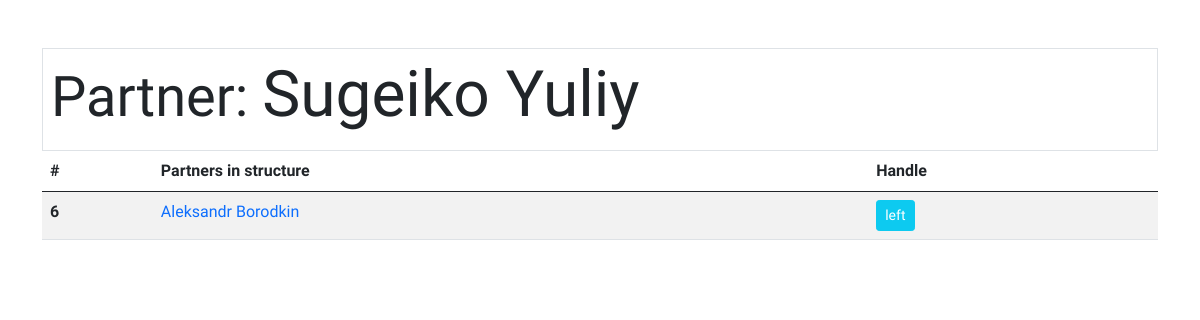
Before: /mlm/partner/3 with the older database file.
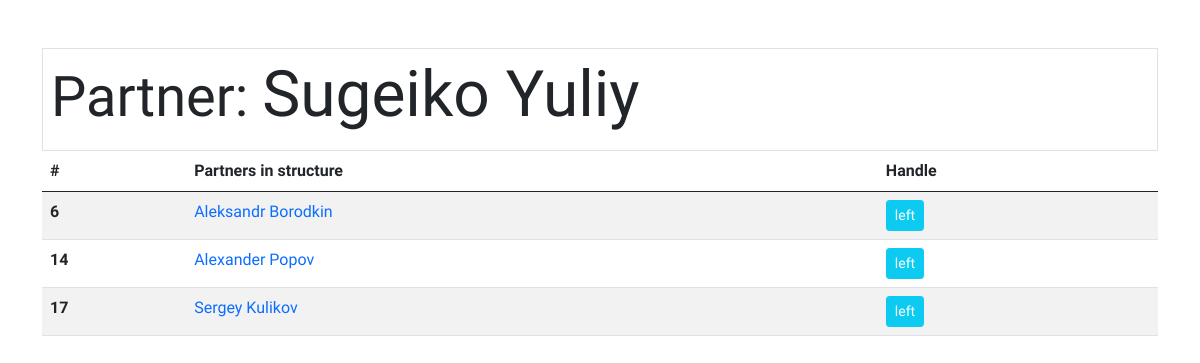
After: the same page with the newer database file.
### tables this page shows
CREATE TABLE `partners` (
  `ID` int(11) NOT NULL,
  `name` varchar(255) NOT NULL,
  `surname` varchar(255) NOT NULL,
  `status` varchar(255) NOT NULL,
  `id_up_partner` int(11) NOT NULL,
  `partner_level` int(11) NOT NULL
);

### application/controllers/Mlm.php (called while the page is built, shortened)
<?php
class Mlm extends CI_Controller {
    public function __construct()
    {
        $this->load->helper(array('form'));
        $this->load->model('Api_model', 'api');
    }
    public function partner($id){
        $data['globalId'] = $id;
      $data['partnerName'] = $this->api->getPartnerName($id);
      $data['leftSide'] = $this->api->getPartnerLeft($id);
      $this->load->view('partner', $data);
    }
}

### index.php (called while the page is built, shortened)
<?php
require_once BASEPATH.'core/CodeIgniter.php';

### application/models/Api_model.php (called while the page is built, shortened)
<?php
class Api_model extends CI_Model
{
  public function getPartnerLeft($id){
     $this->db->where('id_up_partner',$id);
    $query = $this->db->get('partners');
    return $query->result();
  }
}

### application/views/partner.php (the view, shortened to what this page needs)
<!DOCTYPE html>
<html lang="en">
<head>
    <link href="https://cdn.jsdelivr.net/npm/bootstrap@5.0.0-beta2/dist/css/bootstrap.min.css" rel="stylesheet">
</head>
<body>
<div class="container pt-5">
<div class="border p-2">
<h3 class="display-3"><small>Partner: </small><?=$partnerName;?></h3>
</div>
<table class="table table-striped">
  <thead>
    <tr>
      <th scope="col">#</th>
      <th scope="col">Partners in structure</th>
      <th scope="col">Handle</th>
    </tr>
  </thead>
  <tbody>
<?php
foreach($leftSide as $item):
if($item->ID == $globalId){}
else{
?>
    <tr>
      <th scope="row"><?=$item->ID;?> </th>
      <td><a href="/mlm/partner/<?=$item->ID;?>" class="text-decoration-none"><?=$item->name;?> <?=$item->surname;?></a></td>
      <td><button class="btn btn-sm btn-info btn-leftSide" data-id="<?=$item->ID;?>"><span class="text-white">left</span></button></td>
    </tr>
<?php
}
 endforeach;?>
  </tbody>
</table>
</div>
</body>
</html>

### application/views/partner.php (style rules this page uses)
html, body { font-family: 'Raleway', sans-serif; }

Changed rows visible on the page:
added partners: ID "14", name "Alexander", surname "Popov"
added partners: ID "17", name "Sergey", surname "Kulikov"
